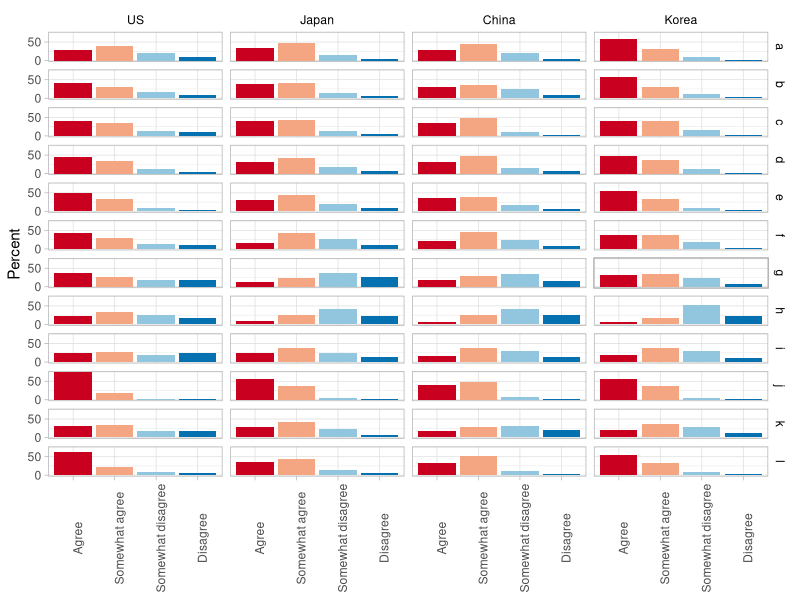

This chart was generated by the following R code:
## ---- chunk 1
knitr::opts_chunk$set(echo = FALSE)

library(tidyverse)

theme_set(theme_light())
## ---- chunk 2
# content/post/2023-03-15-questionnaires-can-be-confusing-by-order/

results <- read_csv("q33results.csv")
## ---- chunk 3
results |> 
  mutate(question = str_to_lower(question)) |> 
  pivot_longer(Japan:Korea, names_to = "country") |> 
  mutate(
    country = factor(country,
                     levels = c("US", "Japan", "China", "Korea")),
    res2 = factor(res2,
                  levels = c("Agree", "Somewhat agree",
                             "Somewhat disagree", "Disagree"))
    ) |> 
  ggplot(aes(res2, value)) +
  geom_col(aes(fill = res2)) +
  scale_y_continuous(breaks = c(0, 50)) +
  scale_fill_brewer(palette = "RdBu") +
  facet_grid(rows = vars(question), cols = vars(country)) +
  labs(x = NULL, y = "Percent") +
  theme(
    axis.text.x = element_text(angle = 90),
    strip.background = element_blank(),
  strip.text = element_text(color = "black"),
    legend.position = "none"
    )
